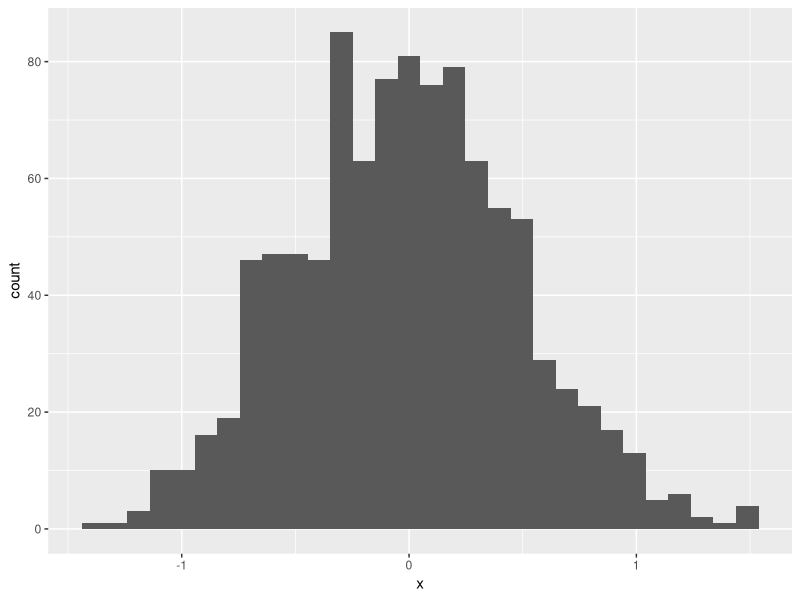
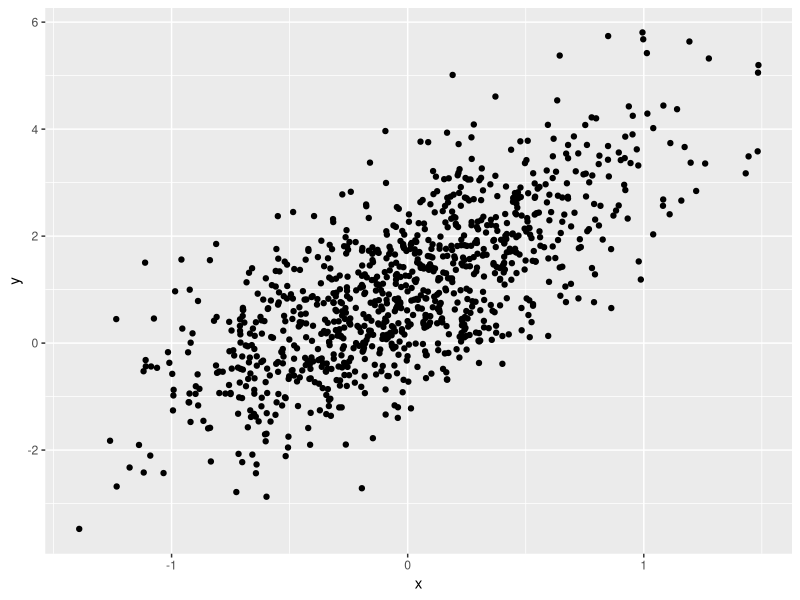
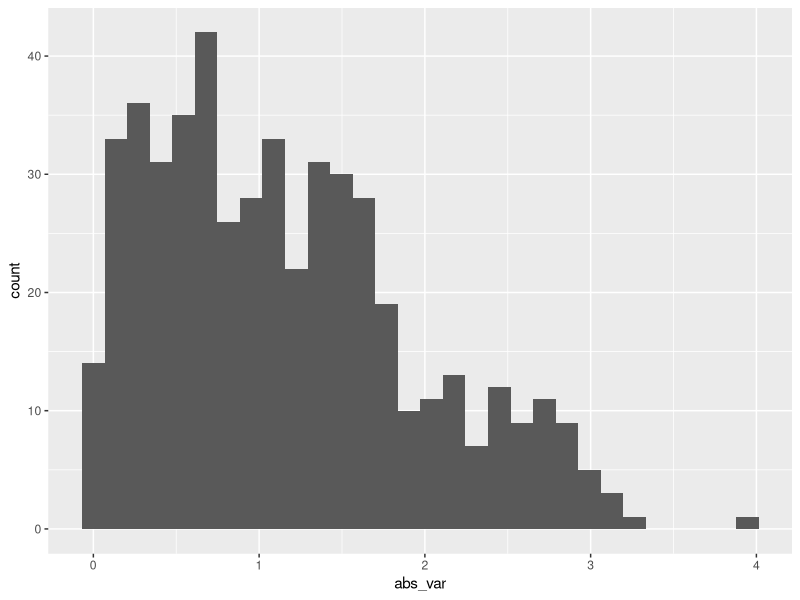
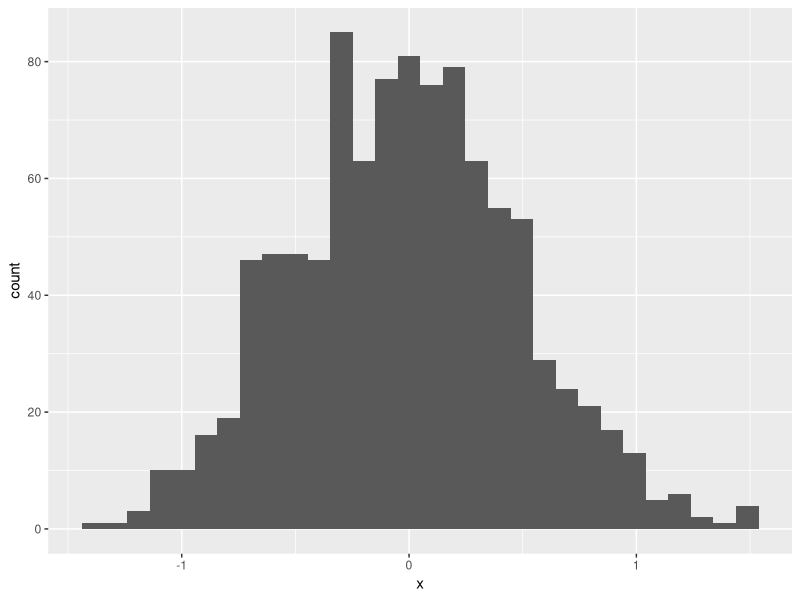

Source code (R) for these figures, in order:
## ---- chunk 1
library(tidyverse)
## ---- chunk 2
samp = rnorm(100)
length(samp)
## ---- chunk 3
plot_df =
  tibble(
    x = rnorm(1000, sd = 0.5),
    y = 1 + 2 * x + rnorm(1000)
  )

head(plot_df)
## ---- chunk 4
ggplot(plot_df, aes(x = x)) + geom_histogram()

ggplot(plot_df, aes(x = x, y = y)) + geom_point()

## ---- chunk 5
la2_df =
  tibble(
    num_var = rnorm(n = 500, mean = 1),
    log_var = num_var > 0,
    abs_var = abs(num_var)
  )

ggplot(la2_df, aes(x = abs_var)) + geom_histogram()
## ---- chunk 6
ggplot(plot_df, aes(x = x)) + geom_histogram()
